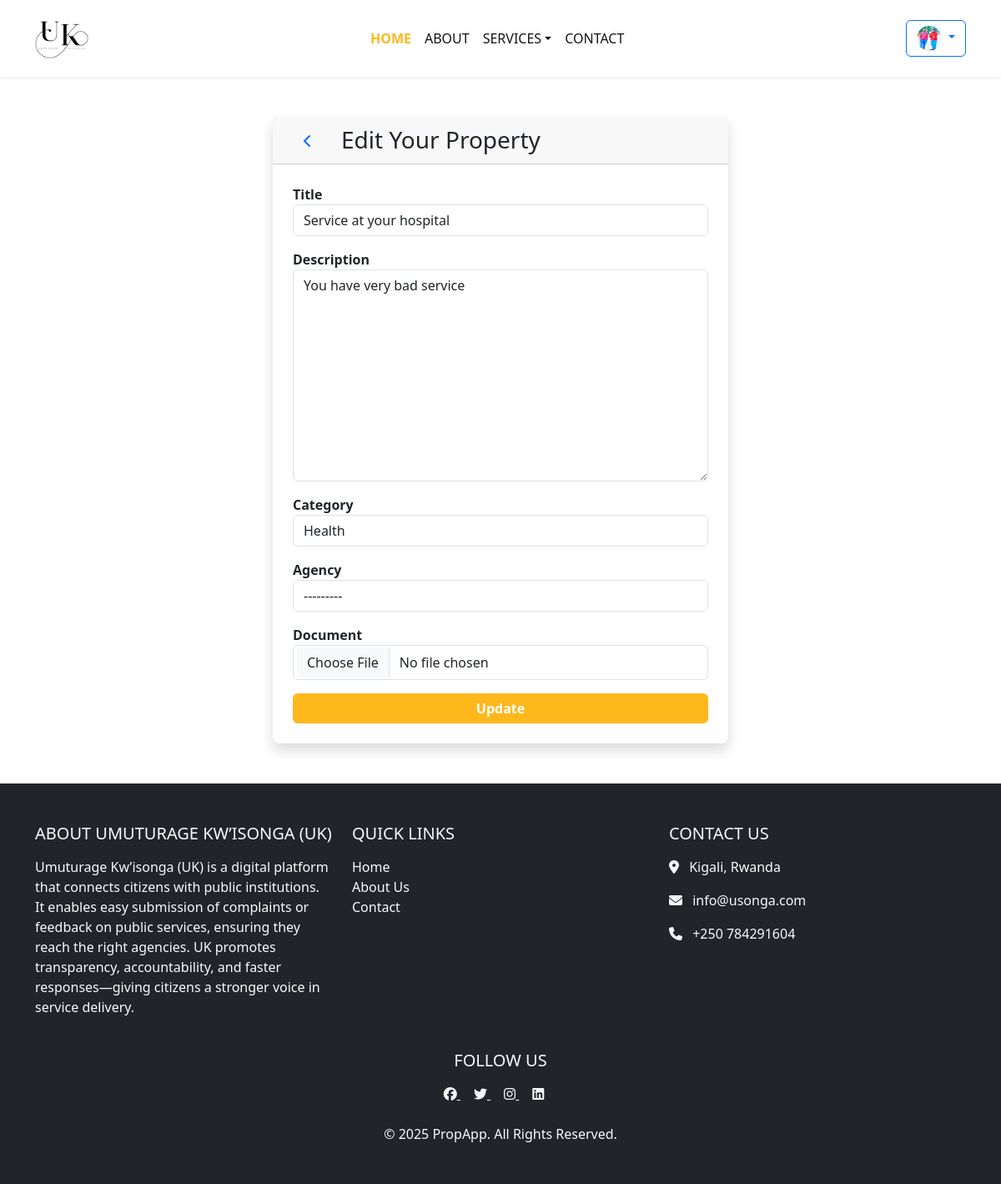
The page /complaints/update/1/ (signed in) on the database as committed earlier.
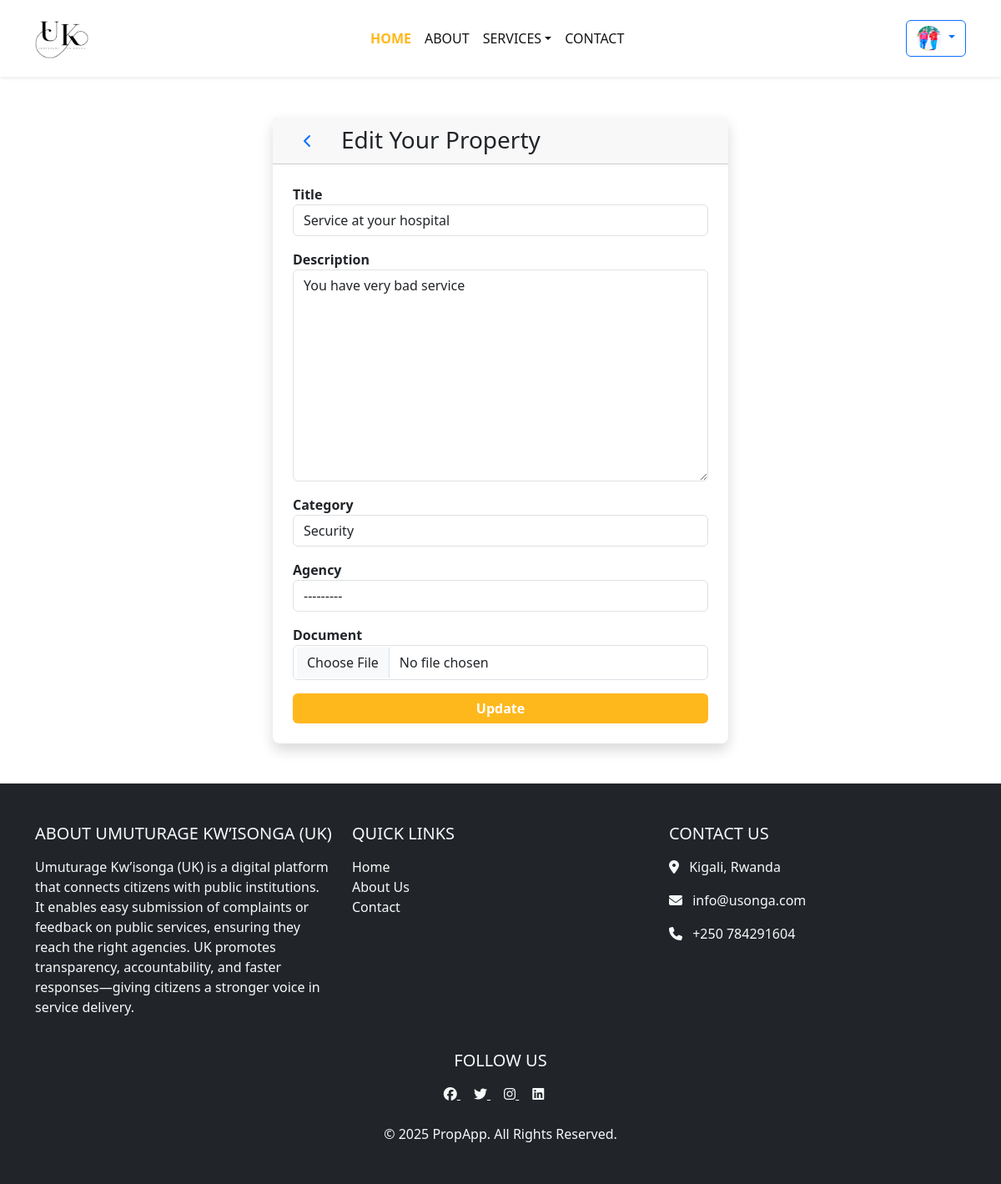
The same page on the database as committed later.
### compliants/models.py (models this page shows, shortened)
class Complaint(models.Model):
    CATEGORY_CHOICES = [
        ('health', 'Health'),
        ('infrastructure', 'Infrastructure'),
        ('security', 'Security'),
    ]
    STATUS_CHOICES = [
        ('pending', 'Pending'),
        ('in_progress', 'In Progress'),
        ('resolved', 'Resolved'),
        ('rejected', 'Rejected'),
    ]
    citizen = models.ForeignKey(User, on_delete=models.CASCADE, related_name='complaints')
    title = models.CharField(max_length=200)
    description = models.TextField()
    category = models.ForeignKey(Category, on_delete=models.SET_NULL, null=True)
    status = models.CharField(max_length=20, choices=STATUS_CHOICES, default='pending')
    agency = models.ForeignKey('Agency', null=True, blank=True, on_delete=models.SET_NULL)
    document = models.FileField(
        upload_to='media/',
        null=True,
        blank=True,
        validators=[FileExtensionValidator(allowed_extensions=['pdf', 'jpg', 'jpeg', 'png'])]
    )
    created_at = models.DateTimeField(auto_now_add=True)
    updated_at = models.DateTimeField(auto_now=True)
    admin_response = models.TextField(null=True, blank=True)
    resolved_at = models.DateTimeField(blank=True, null=True)

### compliants/views.py (the view)
# urls.py: path('complaints/update/<int:pk>/', update_complaint, name='update_complaint'),
@login_required
def update_complaint(request, pk):
    complaint = get_object_or_404(Complaint, pk=pk, citizen=request.user)
    if request.method == 'POST':
        form = ComplaintForm(request.POST, request.FILES, instance=complaint)
        if form.is_valid():
            form.save()
            messages.success(request, "Complaint updated successfully.")
            return redirect('complaint_list')
    else:
        form = ComplaintForm(instance=complaint)
    return render(request, 'complaints/update_complaint.html', {'form': form})

### compliants/forms.py
class ComplaintForm(forms.ModelForm):
    class Meta:
        model = Complaint
        fields = ['title', 'description', 'category', 'agency','document']

### compliants/models.py (called while the page is built)
    def __str__(self):
        return self.name

    def __str__(self):
        return self.name

### compliants/templates/complaints/update_complaint.html (shortened to what this page needs)
{% extends "main.html" %}
{% load widget_tweaks %}
{% block content %}
<main class="d-flex justify-content-center align-items-center py-5">
  <div class="container">
    <div class="row justify-content-center">
      <div class="col-md-7 col-lg-6">
        <div class="card shadow rounded-3 border-0">
            <div class="card-header d-flex align-items-center">
                <a href="javascript:history.back()" class="btn btn-link me-3">
                    <svg xmlns="http://www.w3.org/2000/svg" width="24" height="24" viewBox="0 0 24 24" fill="none"
                        stroke="currentColor" stroke-width="2" stroke-linecap="round" stroke-linejoin="round">
                        <polyline points="15 18 9 12 15 6"></polyline>
                    </svg>
                </a>
                <h3 class="mb-0">Edit Your Property</h3>
            </div>
          <div class="card-body p-4">
            <form method="post" enctype="multipart/form-data">
              {% for field in form %}
                <div class="form-group mb-3">
                  <label for="{{ field.id_for_label }}" class="fw-semibold">
                    {{ field.label }}
                  </label>
                  {% if field.name == 'document' %}
                    <input type="file" name="{{ field.name }}" id="{{ field.id_for_label }}"
                           class="form-control form-control-file border rounded px-3 py-2"
                           accept=".pdf,.doc,.docx,.jpg,.png,.jpeg,.txt">
                  {% else %}
                    {{ field|add_class:"form-control" }}
                  {% endif %}
                </div>
              {% endfor %}
              <button type="submit" class="btn btn-primary w-100 fw-bold">
                Update
              </button>
            </form>
          </div>
        </div>
      </div>
    </div>
  </div>
</main>
{% endblock %}

Rows that differ between the two databases and show on the page:
changed Complaint "Service at your hospital": category "Health" → "Security"
